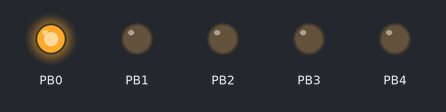
Bench run of a program on a simulated ATtiny13, built with avr-gcc and emulated at 9.6 MHz. Parts: output pins drawn as LEDs (lit = HIGH).

Above: at 0.14 s.
At 0.69 s:
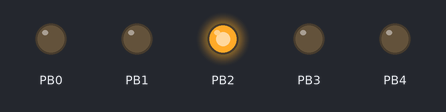
At 0.97 s:
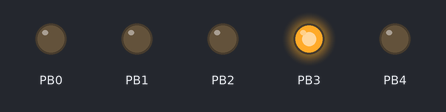
At 1.81 s:
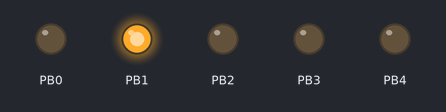
At 2.65 s:
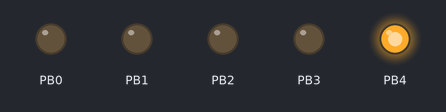
Timing chart, 0 to 3.2 s (numbered marks = the images above):
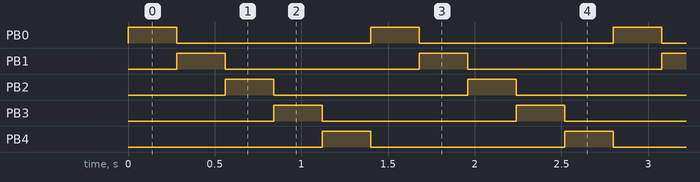

The program:

main.c
```c
/*
Author: sboldenko
Data  : 09.08.2022
E-mail: venera.electronica@gmail.com
*/

#include <avr/io.h>

void main(void)
{
    uint16_t counter = 0;
    uint8_t value = 0;

    // GPIO
    // PORTB0 = out, value = 1
    // PORTB1 = out, value = 0
    // PORTB2 = out, value = 0
    // PORTB3 = out, value = 0
    // PORTB4 = out, value = 0
    DDRB |= (1 << PB4) | (1 << PB3) | (1 << PB2) | (1 << PB1) | (1 << PB0);
    PORTB = (1 << PB0);

    // Timer/Counter 0
    // Normal mode
    TCCR0A = 0x00;
    TCCR0B = (1 << CS00);
    TCNT0 = 0x00;

    while(1)
    {
        if (TCNT0 == 0xFF)
            counter++;

        if (counter == 0x05DC)
        {
            TCNT0 = 0x00;
            counter = 0x00;
            value++;

            if (value == 5)
                value = 0;

            switch (value)
            {
                case 0:
                    PORTB = (1 << PB0);
                    break;
                case 1:
                    PORTB = (1 << PB1);
                    break;
                case 2:
                    PORTB = (1 << PB2);
                    break;
                case 3:
                    PORTB = (1 << PB3);
                    break;
                case 4:
                    PORTB = (1 << PB4);
                    break;
            }
        }
    }
}
```

Measured:
- by itself, PB0–4: alternates HIGH for 0.28 s and LOW for 1.1 s
- by itself, everything shown: repeats every 1.4 s, in 5 steps
